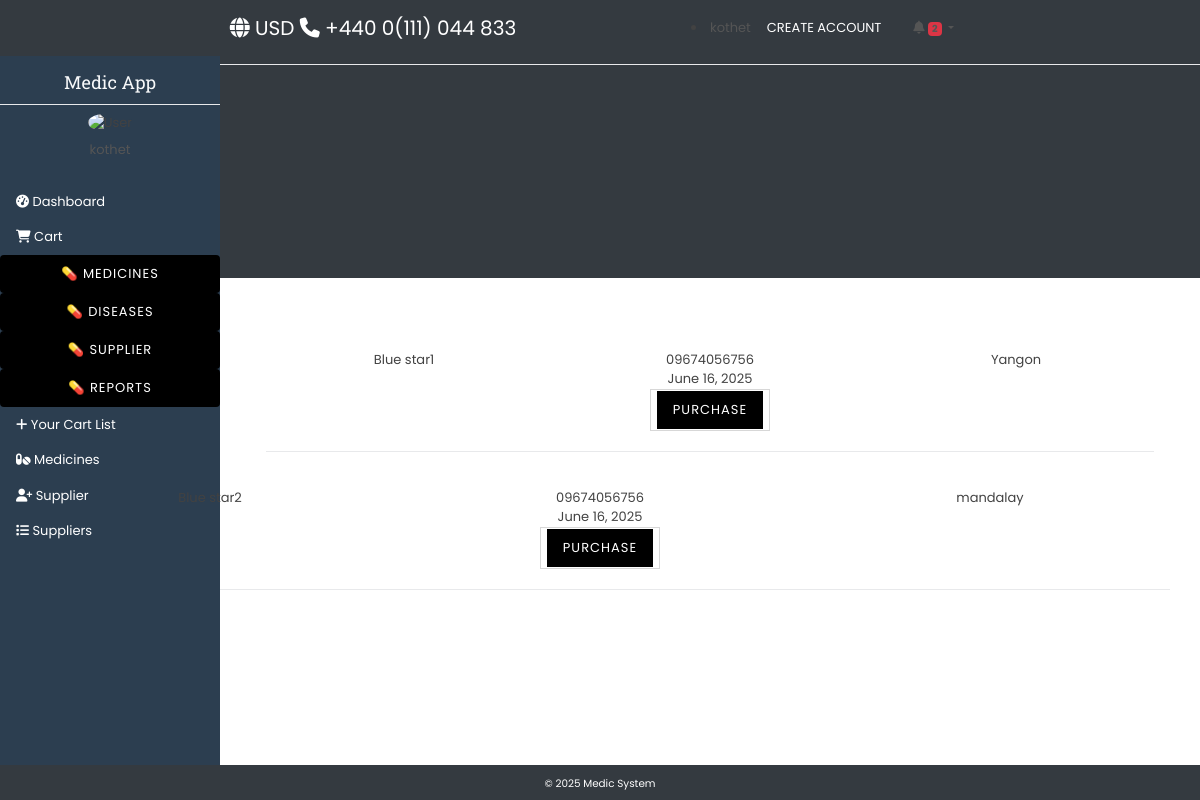
The page /companyview/ (signed in) on the database its author committed.
### ourapp/models.py (models this page shows, shortened)
class Supplier(models.Model):
    supplier_name = models.CharField(max_length=255,null= True)
    supplier_phnumber = models.CharField(blank=False,null= True)
    supplier_location = models.TextField(blank=True, null= True)
    order_date = models.DateField(auto_now_add=True)

### ourapp/views.py (the view)
# urls.py: path('companyview/', companyview, name= 'companyview'),
def companyview(request):
    com_data = Supplier.objects.all()
    context ={'com_data':com_data}
    return render(request,'companyview.html', context )

### ourapp/context_processors.py (called while the page is built)
def expiry_notifications(request):
    if request.user.is_authenticated:
        today = now().date()
        warning_date = today + timedelta(days=90)
        expiring_items = Item.objects.filter(exp_date__lte=warning_date, exp_date__gte=today)
        return {'expiring_items': expiring_items, 'expiring_count': expiring_items.count()}
    return {}

### templates/companyview.html
{% extends 'base.html' %}
{% load static %}
{% block content %}
{% for i in com_data %}
<div class="container text-center">
  <div class="row ">
    <div class="col">
      {{i.supplier_name}}
    </div>
    <div class="col">
      {{i.supplier_phnumber}}
    </div>
    <div class="col">{{i.supplier_location}}</div>
    </div>
    <div class="col">{{i.order_date}}</div>
    <div class="col">
    <button><a href="{% url 'stock_in' %}" class="btn btn-sm btn-info">Purchase</a></button>
    </div>
    <hr>
</div>
</div>
{% endfor %}
{% endblock content %}

### templates/base.html (shortened to what this page needs)
{% load static %}
<!DOCTYPE html>
<html lang="en">
<head>
  <link rel="stylesheet" href="{% static 'assets/css/plugins.css' %}" />
  <link rel="stylesheet" href="{% static 'assets/css/bootstrap.min.css' %}" />
  <link rel="stylesheet" href="{% static 'assets/css/style.css' %}" />
  <link rel="stylesheet" href="{% static 'assets/css/responsive.css' %}" />
  <link href="https://cdnjs.cloudflare.com/ajax/libs/font-awesome/6.4.0/css/all.min.css" rel="stylesheet" />
</head>
<body>
  <nav class="navbar navbar-expand-lg navbar-dark bg-dark fixed-top">
    <div class="container-fluid">
      <div class="navbar-brand">
        <i class="fas fa-globe"></i> USD
        <i class="fas fa-phone ms-3"></i> +440 0(111) 044 833
      </div>
      <div class="ms-auto d-flex align-items-center">
        {% if request.user is not anonymounsuser %}
        <li><a href="">{{request.user}}</a></li>
        {% else %}
        <li><a href="">logout</a></li>
        {% endif %}
        <a href="{% url 'customer_register' %}" class="nav-link text-white">CREATE ACCOUNT</a>
        <div class="dropdown position-relative">
          <a class="nav-link dropdown-toggle position-relative" href="#" role="button" data-bs-toggle="dropdown">
            <i class="fas fa-bell"></i>
            {% if expiring_count > 0 %}
            <span class="badge bg-danger">{{ expiring_count }}</span>
            {% endif %}
          </a>
        </div>
      </div>
    </div>
  </nav>
  <div class="offcanvas offcanvas-start" tabindex="-1" id="offcanvasSidebar">
    <div class="offcanvas-body bg-dark text-white p-0">
      <h5 class="p-3">Medic App</h5>
      <hr class="m-0 bg-secondary">
      <nav class="nav flex-column">
        <a class="nav-link text-white" href=""> Dashboard</a>
        <a class="nav-link text-white" href=""> Cart</a>
        <a class="nav-link text-white" href=""> Add Medicine</a>
        <a class="nav-link text-white" href=""> Medicines</a>
        <a class="nav-link text-white" href=""> Supplier</a>
        <a class="nav-link text-white" href=""> Suppliers</a>
      </nav>
    </div>
  </div>
  <div class="sidebar-desktop">
    <h5 class="text-center text-light">Medic App</h5>
    <hr class="bg-secondary my-2">
    <div class="text-center mb-4">
      <img src="" alt="User" class="rounded-circle mb-2" />
      <p class="mb-0">{{ request.user.username }}</p>
    </div>
    <nav class="nav flex-column">
      <a class="nav-link text-white" href=""><i class="fas fa-tachometer-alt"></i> Dashboard</a>
      <a class="nav-link text-white" href=""><i class="fas fa-shopping-cart"></i> Cart</a>
      <button class="btn btn-toggle align-items-center rounded collapsed text-white ps-3 text-start"
             data-bs-toggle="collapse" data-bs-target="#medicine-collapse" aria-expanded="false">
       💊 Medicines
    </button>
      <button class="btn btn-toggle align-items-center rounded collapsed text-white ps-3 text-start"
             data-bs-toggle="collapse" data-bs-target="#diseases-collapse" aria-expanded="false">
       💊 Diseases
    </button>
        <button class="btn btn-toggle align-items-center rounded collapsed text-white ps-3 text-start"
             data-bs-toggle="collapse" data-bs-target="#supplier-collapse" aria-expanded="false">
       💊 Supplier
    </button>
       <button class="btn btn-toggle align-items-center rounded collapsed text-white ps-3 text-start"
             data-bs-toggle="collapse" data-bs-target="#supplier-collapse" aria-expanded="false">
       💊 Reports
    </button>
      <a class="nav-link text-white" href="{% url 'cart_list' %}"><i class="fas fa-plus"></i> Your Cart List</a>
      <a class="nav-link text-white" href=""><i class="fas fa-pills"></i> Medicines</a>
      <a class="nav-link text-white" href=""><i class="fas fa-user-plus"></i> Supplier</a>
      <a class="nav-link text-white" href=""><i class="fas fa-list"></i> Suppliers</a>
    </nav>
  </div>
  <div class="content-wrapper">
    {% block content %}{% endblock content %}
  <footer class="bg-dark text-white text-center py-2 fixed-bottom">
    <small>&copy; 2025 Medic System</small>
  </footer>
</body>
</html>

### templates/base.html (style rules this page uses)
body { margin: 0; padding: 0; }
.sidebar-desktop { width: 220px; position: fixed; top: 56px; bottom: 0; background: #2c3e50; overflow-y: auto; padding-top: 1rem; }
.content-wrapper { margin-left: 220px; padding: 1rem; margin-top: 56px; }

### rows shown on the page
Supplier: supplier_name "Blue star1", supplier_phnumber "09674056756", supplier_location "Yangon", order_date "June 16, 2025"
Supplier: supplier_name "Blue star2", supplier_phnumber "09674056756", supplier_location "mandalay", order_date "June 16, 2025"

### other values the page prints
{{ request.user }} "kothet"
{{ expiring_count }} "2"
{{ request.user.username }} "kothet"
